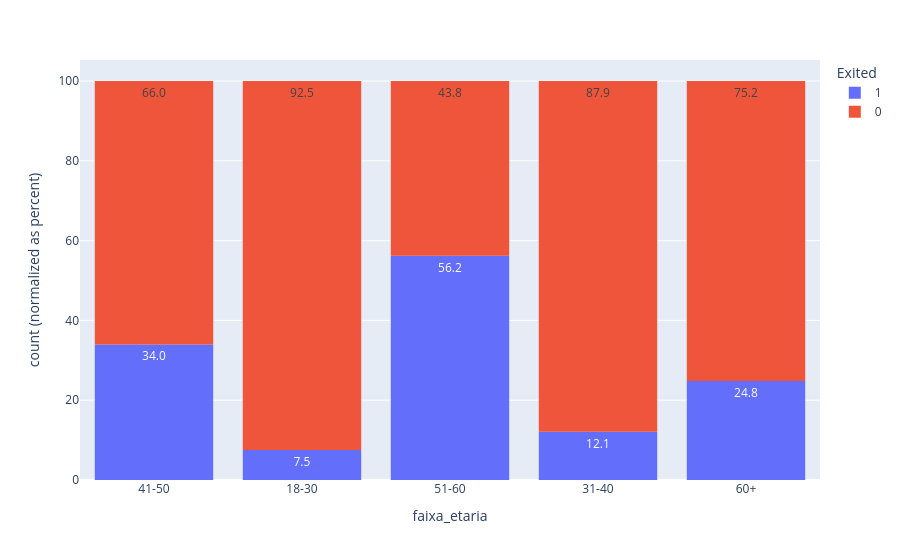

The code cell stored with this chart in its notebook:
### Markdown cell above
#### Faixa etária mais propensa a cancelar

### Code cell
# Passo 5: Analise detalhada (causa de cancelamentos dos clientes, como toda coluna impacta no cancelamento)
import plotly.express as px

tabela['faixa_etaria'] = pd.cut(tabela['Age'], bins=[18,30,40,50,60,100], 
                                  labels=['18-30','31-40','41-50','51-60','60+'])

grafico = px.histogram(tabela, x='faixa_etaria', color='Exited',
                        barnorm ='percent', text_auto='.1f')
grafico.show()

grafico.write_image('imagens/faixa_etaria_x_cancelamento.png')

### Figure 1 — Plotly figure (JSON) as saved in the notebook; plotly's stock layout.template omitted (floating-point values rounded to 4 significant figures; data arrays with more than 128 entries replaced by an {"elided": "..."} marker saying what was removed)
{"data": [{"bingroup": "x", "hovertemplate": "Exited=1<br>faixa_etaria=%{x}<br>count (normalized as percent)=%{y}<extra></extra>", "legendgroup": "1", "marker": {"color": "#636efa", "pattern": {"shape": ""}}, "name": "1", "orientation": "v", "showlegend": true, "texttemplate": "%{value:.1f}", "type": "histogram", "x": {"elided": "2037 str values"}, "xaxis": "x", "yaxis": "y"}, {"bingroup": "x", "hovertemplate": "Exited=0<br>faixa_etaria=%{x}<br>count (normalized as percent)=%{y}<extra></extra>", "legendgroup": "0", "marker": {"color": "#EF553B", "pattern": {"shape": ""}}, "name": "0", "orientation": "v", "showlegend": true, "texttemplate": "%{value:.1f}", "type": "histogram", "x": {"elided": "7963 str values"}, "xaxis": "x", "yaxis": "y"}], "layout": {"barmode": "relative", "barnorm": "percent", "legend": {"title": {"text": "Exited"}, "tracegroupgap": 0}, "margin": {"t": 60}, "xaxis": {"anchor": "y", "domain": [0, 1], "title": {"text": "faixa_etaria"}}, "yaxis": {"anchor": "x", "domain": [0, 1], "title": {"text": "count (normalized as percent)"}}}}
